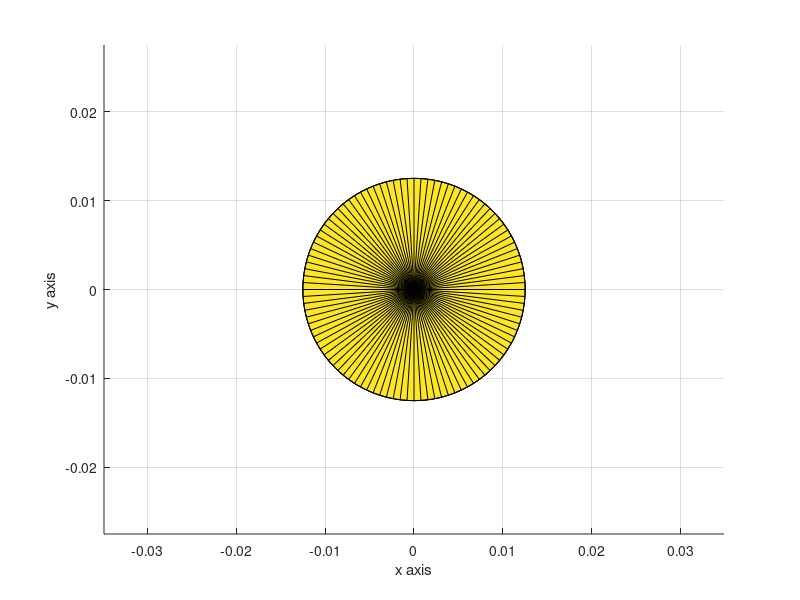

Reproduce this figure in MATLAB. (Note: this script raises an error after producing the figure.)
% Stick v1
% Reference object: hammer and screw-driver
% Hammer: diameter 2.72cm, radius 1.36cm, length 20.43cm
% Screw-driver: diameter 2.41cm, 1.2cm, length 7.87cm
close;
clear;
clc;

% size = input("Please input object size (from 1 to 10): ");
% if (size <= 0) || (size > 10)
%     error("Input size is out of range");
% end

for size = 1:10
    
scaleReduceFactor = 100;

% Rotation angles
alpha = linspace(0, 2*pi, 101);
rin = 0; rout =1.25/scaleReduceFactor;
xin = rin * cos(alpha); xout = rout * cos(alpha);
yin = rin * sin(alpha); yout = rout * sin(alpha);
height = (4 + size*1.5)/scaleReduceFactor;
h1 = -height/2; h2 = height/2;

% Plot bottom, top, outer and inner surfaces
hold on
bottom=surf([xin;xout], [yin;yout], h1 * ones(2, length(xout)));
top=surf([xin;xout], [yin;yout], h2 * ones(2, length(xout)));
[x,y,z] = cylinder(1, length(xin));
outer = surf(rout*x, rout*y, z*(h2-h1) + h1);
inner = surf (rin*x, rin*y, z*(h2-h1) + h1);

X=[rout*x rin*x [xin;xout] [xin;xout]];
Y=[rout*y rin*y [yin;yout] [yin;yout]];
Z=[z*(h2-h1) + h1  z*(h2-h1) + h1 h1 * ones(2, length(xout)) h2 * ones(2, length(xout))];

% View
grid on
axis equal
xlabel('x axis');ylabel('y axis');zlabel('z axis')

formatSpec = '%s_%05d%s';
A = sprintf(formatSpec, "Stick", size, '.stl');
surf2stl(A, X,Y,Z)


end